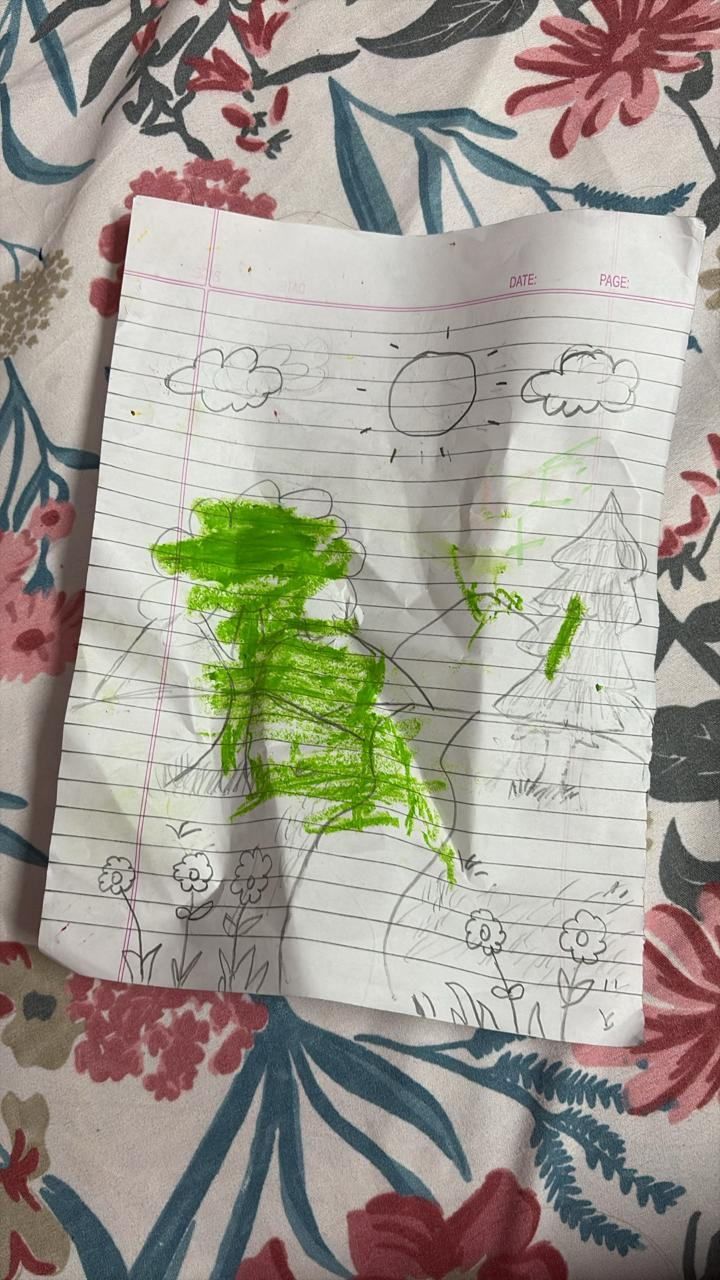
#> input picture imgdsc/media/documents/original/foldedoc.jpeg, 720 x 1280 px
$ python -i utils.py   (imports and definitions only)
#> lines starting #> are read from the running program, lines starting #| are printed output that depends on the picture; after the words box and inside, x2 and y2 are one past the last pixel; in counts of white or black regions, pixels touching at a corner belong together
import cv2
import numpy as np
import os

# [60 lines left out: functions order_points, four_point_transform, not called in this run]

def enhance_image(image):
    # Convert to grayscale
    gray = cv2.cvtColor(image, cv2.COLOR_BGR2GRAY)

    # Apply adaptive thresholding to get the "scanned" look
    # (Thresholding helps in removing shadows and making text clearer)
    T = cv2.adaptiveThreshold(gray, 255, cv2.ADAPTIVE_THRESH_GAUSSIAN_C, cv2.THRESH_BINARY, 11, 2)

    # Alternatively, for a more "color" scan look but enhanced:
    # Use lab color space to enhance brightness
    lab = cv2.cvtColor(image, cv2.COLOR_BGR2LAB)
    l, a, b = cv2.split(lab)
    clahe = cv2.createCLAHE(clipLimit=3.0, tileGridSize=(8,8))
    cl = clahe.apply(l)
    limg = cv2.merge((cl,a,b))
    enhanced = cv2.cvtColor(limg, cv2.COLOR_LAB2BGR)

    return T # We'll return the thresholded version for the classic "scanned" look

def process_document(image_path, output_path):
    # Read image
#> called with output_path = 'out.png'
    image = cv2.imread(image_path)
#> image is the input picture: shape (1280, 720, 3); mean B, G, R 145.9, 156.3, 160.8
    if image is None:
        return False

    orig = image.copy()
    ratio = image.shape[0] / 500.0
#> ratio = 2.56
    image = cv2.resize(image, (int(image.shape[1] / ratio), 500))
#> image: shape (500, 281, 3)

    # Step 1: Edge Detection
    gray = cv2.cvtColor(image, cv2.COLOR_BGR2GRAY)
    gray = cv2.GaussianBlur(gray, (5, 5), 0)
    edged = cv2.Canny(gray, 75, 200)
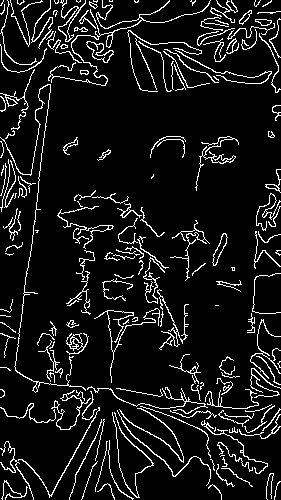
#> edged: shape (500, 281); 9.1% white in thin lines or dots

    # Step 2: Find Contours
    cnts = cv2.findContours(edged.copy(), cv2.RETR_LIST, cv2.CHAIN_APPROX_SIMPLE)
#> cnts = 214 contours, 138 with area under 20; largest, box (x1, y1, x2, y2) and area: (86, 41, 114, 63) 250, (86, 41, 114, 63) 214, (58, 0, 86, 42) 186, (48, 0, 211, 86) 179, (212, 233, 228, 266) 169
    cnts = cnts[0] if len(cnts) == 2 else cnts[1]
    cnts = sorted(cnts, key=cv2.contourArea, reverse=True)[:5]
#> cnts = 5 contours; box (x1, y1, x2, y2) and area: (86, 41, 114, 63) 250, (86, 41, 114, 63) 214, (58, 0, 86, 42) 186, (48, 0, 211, 86) 179, (212, 233, 228, 266) 169

    screenCnt = None
    # Loop over our contours
    for c in cnts:
        # Approximate the contour
        peri = cv2.arcLength(c, True)
        approx = cv2.approxPolyDP(c, 0.02 * peri, True)

        # If our approximated contour has four points, then we
        # can assume that we have found our screen
        if len(approx) == 4:
            screenCnt = approx
            break
#> this loop made 5 passes
#> peri on passes 1 to 5: 106.6, 119, 231.7, 1122.6, 79.6

    # If we found document edges
    if screenCnt is not None:
        # Apply the four point transform to obtain a top-down
        # view of the original image
        warped = four_point_transform(orig, screenCnt.reshape(4, 2) * ratio)
    else:
        # If no document found, just use the original image
        warped = orig

    # Step 3: Enhance
    processed = enhance_image(warped)
#> in enhance_image, `T = cv2.adaptiveThreshold(gray, 255, cv2.ADAPTIVE_THRESH_GAUSSIAN_C, c..`:
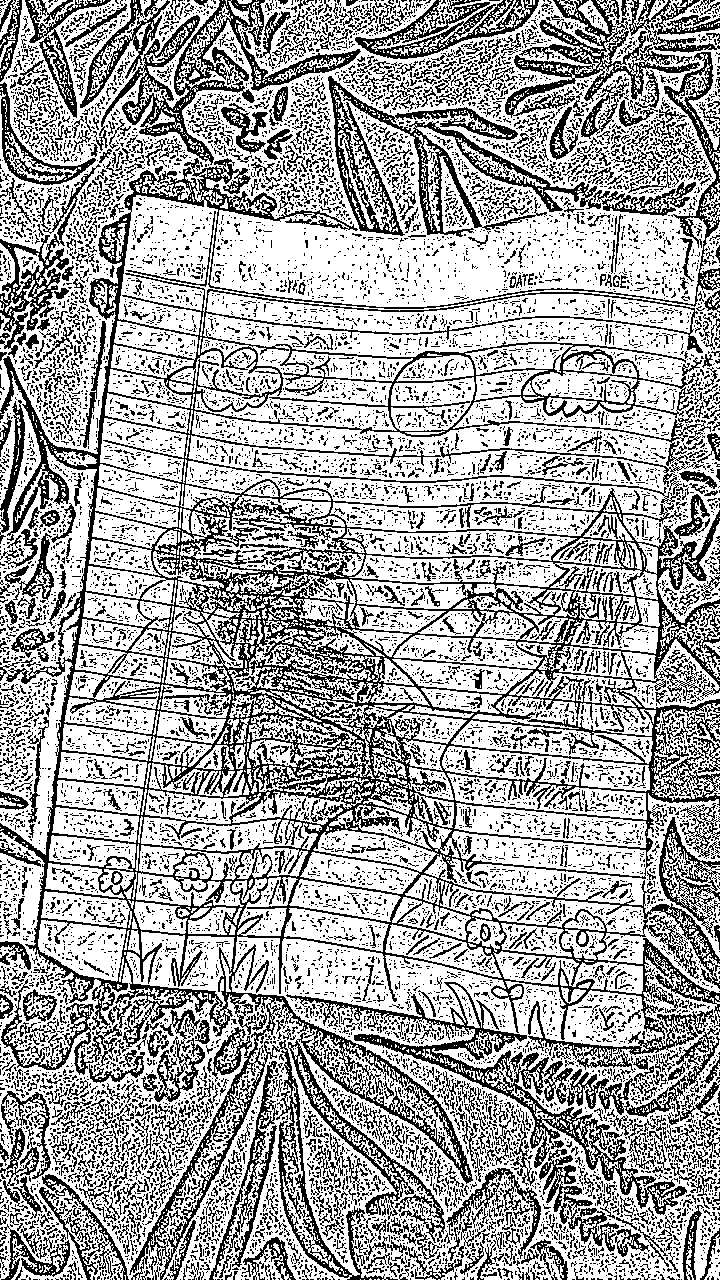
#> T: shape (1280, 720); 65.5% white; black in thin lines or dots
#> in enhance_image, `lab = cv2.cvtColor(image, cv2.COLOR_BGR2LAB)`: lab: shape (1280, 720, 3); mean of channels 0, 1, 2 163.8, 128.5, 134.1
#> in enhance_image, `l, a, b = cv2.split(lab)`:
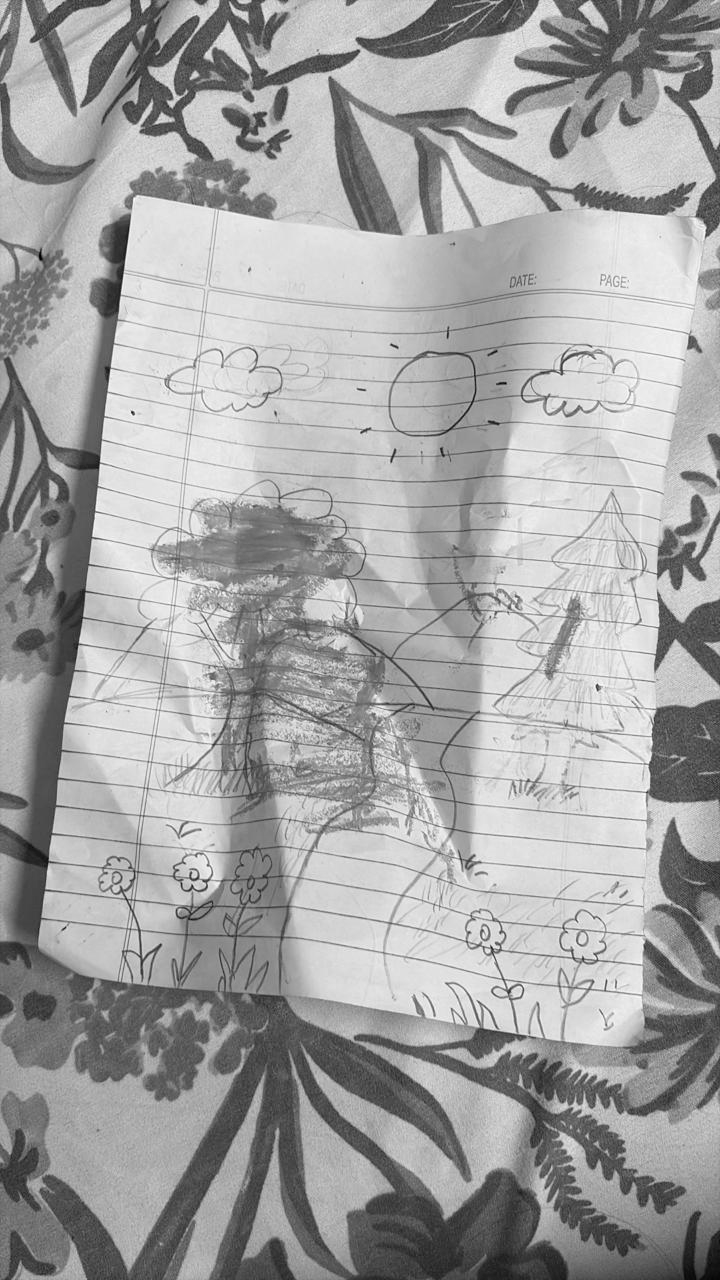
#> l: shape (1280, 720); min 0, max 255, mean 163.8
#> in enhance_image, `l, a, b = cv2.split(lab)`:
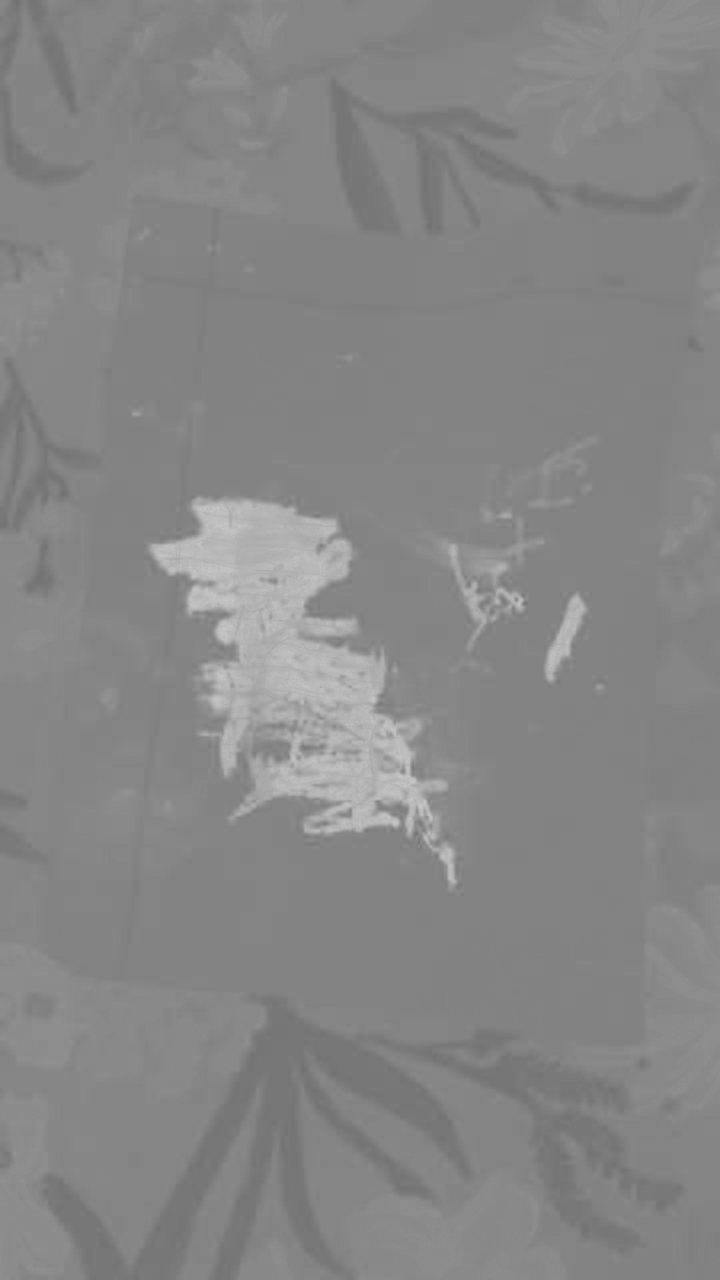
#> b: shape (1280, 720); min 112, max 200, mean 134.1
#> in enhance_image, `limg = cv2.merge((cl,a,b))`: limg: shape (1280, 720, 3); mean of channels 0, 1, 2 145.9, 128.5, 134.1
#> in enhance_image, `enhanced = cv2.cvtColor(limg, cv2.COLOR_LAB2BGR)`:
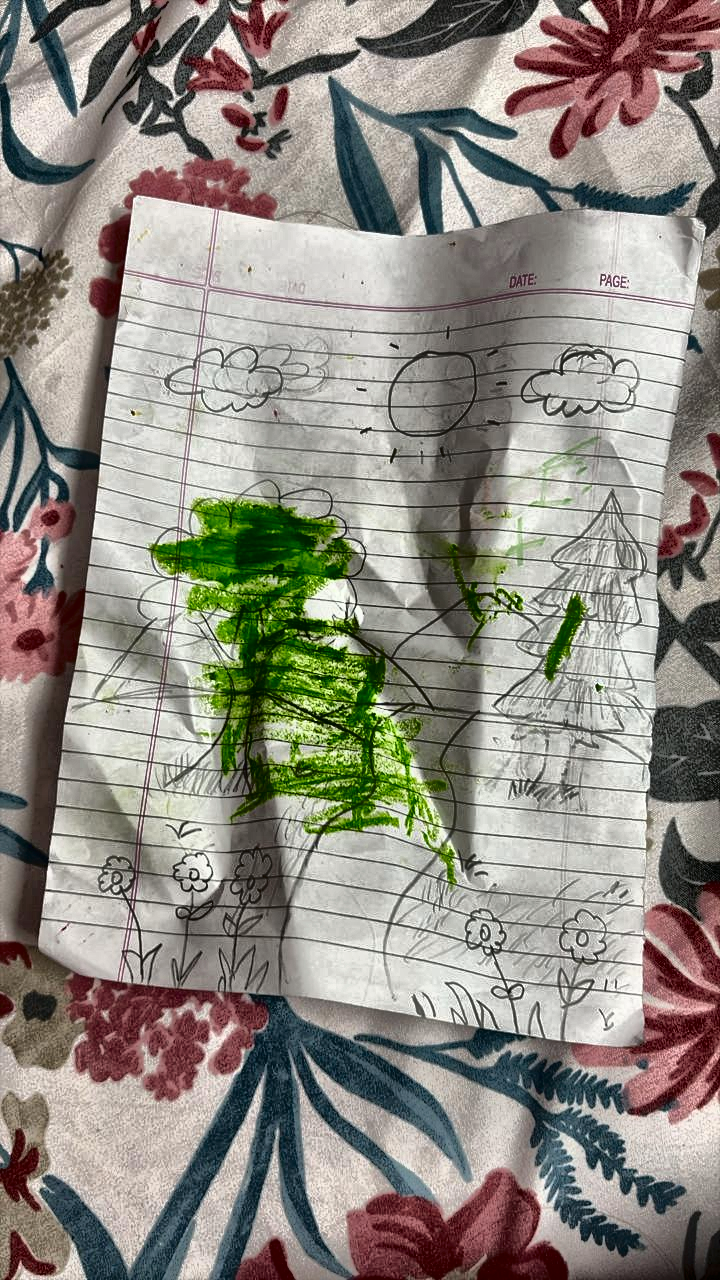
#> enhanced: shape (1280, 720, 3); mean B, G, R 130.6, 139.4, 143.7

    # Step 4: Save
    cv2.imwrite(output_path, processed)
    return True

>>> result = process_document('../media/documents/original/foldedoc.jpeg', 'out.png')
